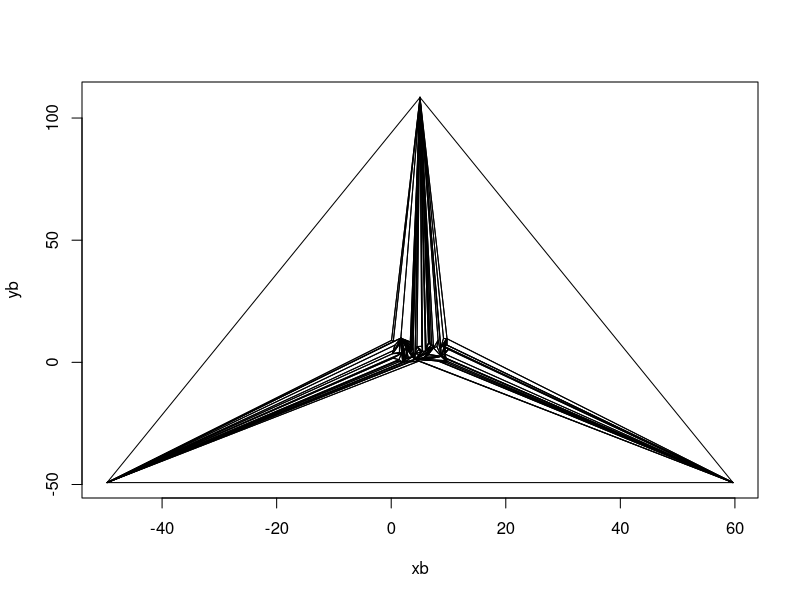

Generate this figure with R:
plot.new();
xb <-c(5.025319,-49.610065,59.660706,5.025319);
yb <-c(108.44088,-49.21628,-49.21628,108.44088);
plot (xb,yb,type="n");
x1782615885<- c(3.160615,2.6443815,3.3733172,3.160615);
y1782615885<- c(5.6182,6.679104,4.080916,5.6182);
lines(x1782615885,y1782615885);
x166524542<- c(3.160615,3.3733172,3.4682703,3.160615);
y166524542<- c(5.6182,4.080916,5.209947,5.6182);
lines(x166524542,y166524542);
x1608818171<- c(3.160615,3.4682703,2.6443815,3.160615);
y1608818171<- c(5.6182,5.209947,6.679104,5.6182);
lines(x1608818171,y1608818171);
x1727640950<- c(2.6443815,3.4682703,1.6839993,2.6443815);
y1727640950<- c(6.679104,5.209947,9.905153,6.679104);
lines(x1727640950,y1727640950);
x1917519071<- c(2.6443815,1.6839993,3.3733172,2.6443815);
y1917519071<- c(6.679104,9.905153,4.080916,6.679104);
lines(x1917519071,y1917519071);
x171798177<- c(3.3733172,1.6839993,4.148158,3.3733172);
y171798177<- c(4.080916,9.905153,1.2082952,4.080916);
lines(x171798177,y171798177);
x1690013754<- c(3.3733172,4.148158,3.4682703,3.3733172);
y1690013754<- c(4.080916,1.2082952,5.209947,4.080916);
lines(x1690013754,y1690013754);
x943019191<- c(3.8138347,3.4682703,4.148158,3.8138347);
y943019191<- c(5.071868,5.209947,1.2082952,5.071868);
lines(x943019191,y943019191);
x1464315793<- c(3.8138347,4.148158,5.025319,3.8138347);
y1464315793<- c(5.071868,1.2082952,108.44088,5.071868);
lines(x1464315793,y1464315793);
x1188593464<- c(3.6467743,3.8138347,5.025319,3.6467743);
y1188593464<- c(7.4348803,5.071868,108.44088,7.4348803);
lines(x1188593464,y1188593464);
x2069722333<- c(3.6467743,5.025319,3.4682703,3.6467743);
y2069722333<- c(7.4348803,108.44088,5.209947,7.4348803);
lines(x2069722333,y2069722333);
x970123633<- c(3.756429,3.6467743,3.4682703,3.756429);
y970123633<- c(5.747944,7.4348803,5.209947,5.747944);
lines(x970123633,y970123633);
x1133343976<- c(3.756429,3.4682703,3.8138347,3.756429);
y1133343976<- c(5.747944,5.209947,5.071868,5.747944);
lines(x1133343976,y1133343976);
x1078255658<- c(3.756429,3.8138347,3.6467743,3.756429);
y1078255658<- c(5.747944,5.071868,7.4348803,5.747944);
lines(x1078255658,y1078255658);
x466859766<- c(3.4634895,3.3229918,3.4682703,3.4634895);
y466859766<- c(9.745597,8.365402,5.209947,9.745597);
lines(x466859766,y466859766);
x651483190<- c(3.4634895,3.4682703,5.025319,3.4634895);
y651483190<- c(9.745597,5.209947,108.44088,9.745597);
lines(x651483190,y651483190);
x405142463<- c(3.4634895,5.025319,3.3229918,3.4634895);
y405142463<- c(9.745597,108.44088,8.365402,9.745597);
lines(x405142463,y405142463);
x1852554294<- c(3.3229918,5.025319,1.6839993,3.3229918);
y1852554294<- c(8.365402,108.44088,9.905153,8.365402);
lines(x1852554294,y1852554294);
x1316538705<- c(2.3715396,3.3229918,1.6839993,2.3715396);
y1316538705<- c(9.133831,8.365402,9.905153,9.133831);
lines(x1316538705,y1316538705);
x290189635<- c(2.518199,2.3715396,1.6839993,2.518199);
y290189635<- c(7.953578,9.133831,9.905153,7.953578);
lines(x290189635,y290189635);
x2043745569<- c(2.518199,1.6839993,3.4682703,2.518199);
y2043745569<- c(7.953578,9.905153,5.209947,7.953578);
lines(x2043745569,y2043745569);
x482490393<- c(2.952751,2.518199,3.4682703,2.952751);
y482490393<- c(7.039294,7.953578,5.209947,7.039294);
lines(x482490393,y482490393);
x1932896894<- c(2.952751,3.4682703,2.3715396,2.952751);
y1932896894<- c(7.039294,5.209947,9.133831,7.039294);
lines(x1932896894,y1932896894);
x1544015179<- c(2.952751,2.3715396,2.518199,2.952751);
y1544015179<- c(7.039294,9.133831,7.953578,7.039294);
lines(x1544015179,y1544015179);
x2048358349<- c(3.2497125,2.3715396,3.4682703,3.2497125);
y2048358349<- c(7.0992637,9.133831,5.209947,7.0992637);
lines(x2048358349,y2048358349);
x569357619<- c(3.2497125,3.4682703,3.3229918,3.2497125);
y569357619<- c(7.0992637,5.209947,8.365402,7.0992637);
lines(x569357619,y569357619);
x133543272<- c(2.8150475,3.2497125,3.3229918,2.8150475);
y133543272<- c(8.412654,7.0992637,8.365402,8.412654);
lines(x133543272,y133543272);
x20673414<- c(2.8150475,3.3229918,2.3715396,2.8150475);
y20673414<- c(8.412654,8.365402,9.133831,8.412654);
lines(x20673414,y20673414);
x454023652<- c(2.8150475,2.3715396,3.2497125,2.8150475);
y454023652<- c(8.412654,9.133831,7.0992637,8.412654);
lines(x454023652,y454023652);
x1304217811<- c(0.36108613,1.6839993,5.025319,0.36108613);
y1304217811<- c(8.522375,9.905153,108.44088,8.522375);
lines(x1304217811,y1304217811);
x1672193139<- c(0.058466196,0.36108613,5.025319,0.058466196);
y1672193139<- c(9.010395,8.522375,108.44088,9.010395);
lines(x1672193139,y1672193139);
x1743760319<- c(0.058466196,5.025319,-49.610065,0.058466196);
y1743760319<- c(9.010395,108.44088,-49.21628,9.010395);
lines(x1743760319,y1743760319);
x858294759<- c(0.058466196,-49.610065,0.36108613,0.058466196);
y858294759<- c(9.010395,-49.21628,8.522375,9.010395);
lines(x858294759,y858294759);
x1667299674<- c(0.36108613,-49.610065,1.6839993,0.36108613);
y1667299674<- c(8.522375,-49.21628,9.905153,8.522375);
lines(x1667299674,y1667299674);
x208916638<- c(2.1759205,2.0068984,2.345533,2.1759205);
y208916638<- c(0.38505077,0.035172105,0.14609993,0.38505077);
lines(x208916638,y208916638);
x1883753615<- c(2.1759205,2.345533,1.6839993,2.1759205);
y1883753615<- c(0.38505077,0.14609993,9.905153,0.38505077);
lines(x1883753615,y1883753615);
x201467565<- c(2.1320395,2.1759205,1.6839993,2.1320395);
y201467565<- c(0.803625,0.38505077,9.905153,0.803625);
lines(x201467565,y201467565);
x745510906<- c(1.7606646,1.8772095,2.1320395,1.7606646);
y745510906<- c(8.077294,5.1949587,0.803625,8.077294);
lines(x745510906,y745510906);
x1597877986<- c(1.7606646,2.1320395,1.6839993,1.7606646);
y1597877986<- c(8.077294,0.803625,9.905153,8.077294);
lines(x1597877986,y1597877986);
x385671465<- c(1.7606646,1.6839993,1.8772095,1.7606646);
y385671465<- c(8.077294,9.905153,5.1949587,8.077294);
lines(x385671465,y385671465);
x673166342<- c(1.8772095,1.6839993,2.0068984,1.8772095);
y673166342<- c(5.1949587,9.905153,0.035172105,5.1949587);
lines(x673166342,y673166342);
x1897040522<- c(1.8772095,2.0068984,2.1320395,1.8772095);
y1897040522<- c(5.1949587,0.035172105,0.803625,5.1949587);
lines(x1897040522,y1897040522);
x2031296358<- c(2.1320395,2.0068984,2.1759205,2.1320395);
y2031296358<- c(0.803625,0.035172105,0.38505077,0.803625);
lines(x2031296358,y2031296358);
x2108888710<- c(1.835013,2.0068984,1.6839993,1.835013);
y2108888710<- c(3.7177224,0.035172105,9.905153,3.7177224);
lines(x2108888710,y2108888710);
x2053692941<- c(1.4361811,0.24625361,1.835013,1.4361811);
y2053692941<- c(4.098081,3.5601835,3.7177224,4.098081);
lines(x2053692941,y2053692941);
x296583916<- c(1.4361811,1.835013,1.6839993,1.4361811);
y296583916<- c(4.098081,3.7177224,9.905153,4.098081);
lines(x296583916,y296583916);
x239174170<- c(1.4445043,1.4361811,1.6839993,1.4445043);
y239174170<- c(7.485688,4.098081,9.905153,7.485688);
lines(x239174170,y239174170);
x1843556283<- c(1.3236552,1.4445043,1.6839993,1.3236552);
y1843556283<- c(7.2739677,7.485688,9.905153,7.2739677);
lines(x1843556283,y1843556283);
x1493959972<- c(1.3236552,1.6839993,0.24625361,1.3236552);
y1493959972<- c(7.2739677,9.905153,3.5601835,7.2739677);
lines(x1493959972,y1493959972);
x1237315668<- c(1.3236552,0.24625361,1.4445043,1.3236552);
y1237315668<- c(7.2739677,3.5601835,7.485688,7.2739677);
lines(x1237315668,y1237315668);
x351975951<- c(1.4445043,0.24625361,1.4361811,1.4445043);
y351975951<- c(7.485688,3.5601835,4.098081,7.485688);
lines(x351975951,y351975951);
x927867281<- c(0.66197574,0.24625361,1.6839993,0.66197574);
y927867281<- c(7.05846,3.5601835,9.905153,7.05846);
lines(x927867281,y927867281);
x222419107<- c(0.66197574,1.6839993,-49.610065,0.66197574);
y222419107<- c(7.05846,9.905153,-49.21628,7.05846);
lines(x222419107,y222419107);
x264556898<- c(0.35153925,0.66197574,-49.610065,0.35153925);
y264556898<- c(4.798281,7.05846,-49.21628,4.798281);
lines(x264556898,y264556898);
x800835553<- c(0.35153925,-49.610065,0.24625361,0.35153925);
y800835553<- c(4.798281,-49.21628,3.5601835,4.798281);
lines(x800835553,y800835553);
x10547146<- c(0.35153925,0.24625361,0.66197574,0.35153925);
y10547146<- c(4.798281,3.5601835,7.05846,4.798281);
lines(x10547146,y10547146);
x481871120<- c(0.24625361,-49.610065,1.835013,0.24625361);
y481871120<- c(3.5601835,-49.21628,3.7177224,3.5601835);
lines(x481871120,y481871120);
x1430630738<- c(0.32706976,1.3454342,1.835013,0.32706976);
y1430630738<- c(1.6871548,1.1270589,3.7177224,1.6871548);
lines(x1430630738,y1430630738);
x1419903705<- c(0.32706976,1.835013,-49.610065,0.32706976);
y1419903705<- c(1.6871548,3.7177224,-49.21628,1.6871548);
lines(x1419903705,y1419903705);
x1318509327<- c(0.32706976,-49.610065,1.3454342,0.32706976);
y1318509327<- c(1.6871548,-49.21628,1.1270589,1.6871548);
lines(x1318509327,y1318509327);
x621873368<- c(1.0217273,1.3454342,-49.610065,1.0217273);
y621873368<- c(0.5504775,1.1270589,-49.21628,0.5504775);
lines(x621873368,y621873368);
x1651799682<- c(1.3691354,1.0217273,-49.610065,1.3691354);
y1651799682<- c(0.25194108,0.5504775,-49.21628,0.25194108);
lines(x1651799682,y1651799682);
x884484911<- c(1.3691354,-49.610065,2.0068984,1.3691354);
y884484911<- c(0.25194108,-49.21628,0.035172105,0.25194108);
lines(x884484911,y884484911);
x413361580<- c(1.3691354,2.0068984,1.0217273,1.3691354);
y413361580<- c(0.25194108,0.035172105,0.5504775,0.25194108);
lines(x413361580,y413361580);
x1623936170<- c(1.0217273,2.0068984,1.3454342,1.0217273);
y1623936170<- c(0.5504775,0.035172105,1.1270589,0.5504775);
lines(x1623936170,y1623936170);
x1045638407<- c(1.3454342,2.0068984,1.835013,1.3454342);
y1045638407<- c(1.1270589,0.035172105,3.7177224,1.1270589);
lines(x1045638407,y1045638407);
x880562482<- c(2.0068984,-49.610065,2.345533,2.0068984);
y880562482<- c(0.035172105,-49.21628,0.14609993,0.035172105);
lines(x880562482,y880562482);
x378431194<- c(2.345533,-49.610065,4.148158,2.345533);
y378431194<- c(0.14609993,-49.21628,1.2082952,0.14609993);
lines(x378431194,y378431194);
x140293272<- c(3.6652672,2.345533,4.148158,3.6652672);
y140293272<- c(2.2435732,0.14609993,1.2082952,2.2435732);
lines(x140293272,y140293272);
x1087774474<- c(3.542242,3.6652672,4.148158,3.542242);
y1087774474<- c(3.3397646,2.2435732,1.2082952,3.3397646);
lines(x1087774474,y1087774474);
x2005506805<- c(3.542242,4.148158,1.6839993,3.542242);
y2005506805<- c(3.3397646,1.2082952,9.905153,3.3397646);
lines(x2005506805,y2005506805);
x1026103432<- c(3.542242,1.6839993,3.6652672,3.542242);
y1026103432<- c(3.3397646,9.905153,2.2435732,3.3397646);
lines(x1026103432,y1026103432);
x2076833707<- c(2.7889996,2.9555564,2.661076,2.7889996);
y2076833707<- c(3.4564447,2.0703812,5.688595,3.4564447);
lines(x2076833707,y2076833707);
x614258073<- c(2.7889996,2.661076,2.5257092,2.7889996);
y614258073<- c(3.4564447,5.688595,1.3549423,3.4564447);
lines(x614258073,y614258073);
x560431824<- c(2.7889996,2.5257092,2.9555564,2.7889996);
y560431824<- c(3.4564447,1.3549423,2.0703812,3.4564447);
lines(x560431824,y560431824);
x582654424<- c(2.9555564,2.5257092,3.6652672,2.9555564);
y582654424<- c(2.0703812,1.3549423,2.2435732,2.0703812);
lines(x582654424,y582654424);
x581210664<- c(2.9555564,3.6652672,2.661076,2.9555564);
y581210664<- c(2.0703812,2.2435732,5.688595,2.0703812);
lines(x581210664,y581210664);
x923667640<- c(2.661076,3.6652672,1.6839993,2.661076);
y923667640<- c(5.688595,2.2435732,9.905153,5.688595);
lines(x923667640,y923667640);
x1940228790<- c(2.2624784,1.7523354,2.2279234,2.2624784);
y1940228790<- c(5.4043655,9.606427,4.4670196,5.4043655);
lines(x1940228790,y1940228790);
x1349958949<- c(2.2624784,2.2279234,2.661076,2.2624784);
y1349958949<- c(5.4043655,4.4670196,5.688595,5.4043655);
lines(x1349958949,y1349958949);
x1603008679<- c(2.2624784,2.661076,1.7523354,2.2624784);
y1603008679<- c(5.4043655,5.688595,9.606427,5.4043655);
lines(x1603008679,y1603008679);
x1577269796<- c(1.7523354,2.661076,1.6839993,1.7523354);
y1577269796<- c(9.606427,5.688595,9.905153,9.606427);
lines(x1577269796,y1577269796);
x518013468<- c(1.7523354,1.6839993,2.2279234,1.7523354);
y518013468<- c(9.606427,9.905153,4.4670196,9.606427);
lines(x518013468,y518013468);
x1874890810<- c(2.2279234,1.6839993,2.5257092,2.2279234);
y1874890810<- c(4.4670196,9.905153,1.3549423,4.4670196);
lines(x1874890810,y1874890810);
x418819999<- c(2.2279234,2.5257092,2.661076,2.2279234);
y418819999<- c(4.4670196,1.3549423,5.688595,4.4670196);
lines(x418819999,y418819999);
x1421073594<- c(2.0750368,2.5257092,1.6839993,2.0750368);
y1421073594<- c(4.7335253,1.3549423,9.905153,4.7335253);
lines(x1421073594,y1421073594);
x1418093466<- c(2.0750368,1.6839993,2.345533,2.0750368);
y1418093466<- c(4.7335253,9.905153,0.14609993,4.7335253);
lines(x1418093466,y1418093466);
x103491324<- c(2.0750368,2.345533,2.5257092,2.0750368);
y103491324<- c(4.7335253,0.14609993,1.3549423,4.7335253);
lines(x103491324,y103491324);
x2075541740<- c(2.5257092,2.345533,3.6652672,2.5257092);
y2075541740<- c(1.3549423,0.14609993,2.2435732,1.3549423);
lines(x2075541740,y2075541740);
x1830766161<- c(3.3097105,4.815436,4.148158,3.3097105);
y1830766161<- c(0.18206239,0.4956287,1.2082952,0.18206239);
lines(x1830766161,y1830766161);
x1301224045<- c(3.3097105,4.148158,-49.610065,3.3097105);
y1301224045<- c(0.18206239,1.2082952,-49.21628,0.18206239);
lines(x1301224045,y1301224045);
x1420444941<- c(3.3097105,-49.610065,4.815436,3.3097105);
y1420444941<- c(0.18206239,-49.21628,0.4956287,0.18206239);
lines(x1420444941,y1420444941);
x290738345<- c(4.815436,-49.610065,59.660706,4.815436);
y290738345<- c(0.4956287,-49.21628,-49.21628,0.4956287);
lines(x290738345,y290738345);
x1555032523<- c(4.815436,59.660706,4.148158,4.815436);
y1555032523<- c(0.4956287,-49.21628,1.2082952,0.4956287);
lines(x1555032523,y1555032523);
x970544578<- c(9.597727,9.4511595,4.7907743,9.597727);
y970544578<- c(0.37622035,0.723685,1.2445879,0.37622035);
lines(x970544578,y970544578);
x1494776947<- c(9.597727,4.7907743,9.857284,9.597727);
y1494776947<- c(0.37622035,1.2445879,0.32649457,0.37622035);
lines(x1494776947,y1494776947);
x1714150823<- c(9.597727,9.857284,9.4511595,9.597727);
y1714150823<- c(0.37622035,0.32649457,0.723685,0.37622035);
lines(x1714150823,y1714150823);
x2002712240<- c(9.4511595,9.857284,8.738472,9.4511595);
y2002712240<- c(0.723685,0.32649457,2.4518304,0.723685);
lines(x2002712240,y2002712240);
x935079072<- c(6.122055,9.4511595,8.738472,6.122055);
y935079072<- c(1.1037982,0.723685,2.4518304,1.1037982);
lines(x935079072,y935079072);
x697877131<- c(6.1364784,6.122055,8.738472,6.1364784);
y697877131<- c(1.497581,1.1037982,2.4518304,1.497581);
lines(x697877131,y697877131);
x390495517<- c(6.1364784,8.738472,4.7907743,6.1364784);
y390495517<- c(1.497581,2.4518304,1.2445879,1.497581);
lines(x390495517,y390495517);
x145376121<- c(6.1364784,4.7907743,6.122055,6.1364784);
y145376121<- c(1.497581,1.2445879,1.1037982,1.497581);
lines(x145376121,y145376121);
x2119158613<- c(6.122055,4.7907743,9.4511595,6.122055);
y2119158613<- c(1.1037982,1.2445879,0.723685,1.1037982);
lines(x2119158613,y2119158613);
x917177862<- c(4.7907743,8.738472,4.148158,4.7907743);
y917177862<- c(1.2445879,2.4518304,1.2082952,1.2445879);
lines(x917177862,y917177862);
x119076628<- c(4.7907743,4.148158,9.857284,4.7907743);
y119076628<- c(1.2445879,1.2082952,0.32649457,1.2445879);
lines(x119076628,y119076628);
x372452601<- c(8.120027,9.857284,4.148158,8.120027);
y372452601<- c(0.5913323,0.32649457,1.2082952,0.5913323);
lines(x372452601,y372452601);
x1714296673<- c(8.120027,4.148158,59.660706,8.120027);
y1714296673<- c(0.5913323,1.2082952,-49.21628,0.5913323);
lines(x1714296673,y1714296673);
x1173838892<- c(8.832172,9.534422,8.120027,8.832172);
y1173838892<- c(0.051580667,0.02661705,0.5913323,0.051580667);
lines(x1173838892,y1173838892);
x1291425337<- c(8.832172,8.120027,59.660706,8.832172);
y1291425337<- c(0.051580667,0.5913323,-49.21628,0.051580667);
lines(x1291425337,y1291425337);
x477673215<- c(8.832172,59.660706,9.534422,8.832172);
y477673215<- c(0.051580667,-49.21628,0.02661705,0.051580667);
lines(x477673215,y477673215);
x1614253663<- c(9.534422,59.660706,9.857284,9.534422);
y1614253663<- c(0.02661705,-49.21628,0.32649457,0.02661705);
lines(x1614253663,y1614253663);
x1124949518<- c(9.534422,9.857284,8.120027,9.534422);
y1124949518<- c(0.02661705,0.32649457,0.5913323,0.02661705);
lines(x1124949518,y1124949518);
x316893531<- c(9.286373,9.857284,59.660706,9.286373);
y316893531<- c(1.7212939,0.32649457,-49.21628,1.7212939);
lines(x316893531,y316893531);
x1275666861<- c(9.286373,59.660706,8.738472,9.286373);
y1275666861<- c(1.7212939,-49.21628,2.4518304,1.7212939);
lines(x1275666861,y1275666861);
x1440706804<- c(9.286373,8.738472,9.857284,9.286373);
y1440706804<- c(1.7212939,2.4518304,0.32649457,1.7212939);
lines(x1440706804,y1440706804);
x1620332185<- c(9.309748,9.745382,8.738472,9.309748);
y1620332185<- c(6.4887342,9.655601,2.4518304,6.4887342);
lines(x1620332185,y1620332185);
x206050518<- c(8.971436,9.345869,9.309748,8.971436);
y206050518<- c(3.303734,3.4196925,6.4887342,3.303734);
lines(x206050518,y206050518);
x217836492<- c(8.971436,9.309748,8.738472,8.971436);
y217836492<- c(3.303734,6.4887342,2.4518304,3.303734);
lines(x217836492,y217836492);
x157187744<- c(8.971436,8.738472,9.345869,8.971436);
y157187744<- c(3.303734,2.4518304,3.4196925,3.303734);
lines(x157187744,y157187744);
x1643709888<- c(9.258021,9.61587,9.345869,9.258021);
y1643709888<- c(2.2232752,1.6574562,3.4196925,2.2232752);
lines(x1643709888,y1643709888);
x1068646429<- c(9.258021,9.345869,8.738472,9.258021);
y1068646429<- c(2.2232752,3.4196925,2.4518304,2.2232752);
lines(x1068646429,y1068646429);
x1844563489<- c(9.258021,8.738472,9.61587,9.258021);
y1844563489<- c(2.2232752,2.4518304,1.6574562,2.2232752);
lines(x1844563489,y1844563489);
x1432728242<- c(9.61587,8.738472,59.660706,9.61587);
y1432728242<- c(1.6574562,2.4518304,-49.21628,1.6574562);
lines(x1432728242,y1432728242);
x1492065519<- c(9.61587,59.660706,9.345869,9.61587);
y1492065519<- c(1.6574562,-49.21628,3.4196925,1.6574562);
lines(x1492065519,y1492065519);
x1050255042<- c(9.992172,9.345869,59.660706,9.992172);
y1050255042<- c(5.262677,3.4196925,-49.21628,5.262677);
lines(x1050255042,y1050255042);
x459142865<- c(9.992172,59.660706,9.309748,9.992172);
y459142865<- c(5.262677,-49.21628,6.4887342,5.262677);
lines(x459142865,y459142865);
x1251251094<- c(9.46078,9.407344,9.992172,9.46078);
y1251251094<- c(6.205485,4.3014364,5.262677,6.205485);
lines(x1251251094,y1251251094);
x1245153235<- c(9.46078,9.992172,9.309748,9.46078);
y1245153235<- c(6.205485,5.262677,6.4887342,6.205485);
lines(x1245153235,y1245153235);
x448083661<- c(9.46078,9.309748,9.407344,9.46078);
y448083661<- c(6.205485,6.4887342,4.3014364,6.205485);
lines(x448083661,y448083661);
x1475394808<- c(9.407344,9.309748,9.345869,9.407344);
y1475394808<- c(4.3014364,6.4887342,3.4196925,4.3014364);
lines(x1475394808,y1475394808);
x91732923<- c(9.407344,9.345869,9.992172,9.407344);
y91732923<- c(4.3014364,3.4196925,5.262677,4.3014364);
lines(x91732923,y91732923);
x1819254389<- c(9.6036415,9.309748,59.660706,9.6036415);
y1819254389<- c(7.1511297,6.4887342,-49.21628,7.1511297);
lines(x1819254389,y1819254389);
x505171439<- c(9.757432,9.6036415,59.660706,9.757432);
y505171439<- c(7.0653477,7.1511297,-49.21628,7.0653477);
lines(x505171439,y505171439);
x1904661847<- c(9.757432,59.660706,9.745382,9.757432);
y1904661847<- c(7.0653477,-49.21628,9.655601,7.0653477);
lines(x1904661847,y1904661847);
x1771338437<- c(9.757432,9.745382,9.6036415,9.757432);
y1771338437<- c(7.0653477,9.655601,7.1511297,7.0653477);
lines(x1771338437,y1771338437);
x341661221<- c(9.6036415,9.745382,9.309748,9.6036415);
y341661221<- c(7.1511297,9.655601,6.4887342,7.1511297);
lines(x341661221,y341661221);
x1248713788<- c(9.745382,59.660706,5.025319,9.745382);
y1248713788<- c(9.655601,-49.21628,108.44088,9.655601);
lines(x1248713788,y1248713788);
x1863303646<- c(9.622626,9.126251,8.660317,9.622626);
y1863303646<- c(9.588483,9.8186865,6.095407,9.588483);
lines(x1863303646,y1863303646);
x69488750<- c(9.622626,8.660317,9.745382,9.622626);
y69488750<- c(9.588483,6.095407,9.655601,9.588483);
lines(x69488750,y69488750);
x689431866<- c(9.622626,9.745382,9.126251,9.622626);
y689431866<- c(9.588483,9.655601,9.8186865,9.588483);
lines(x689431866,y689431866);
x656272429<- c(9.126251,9.745382,5.025319,9.126251);
y656272429<- c(9.8186865,9.655601,108.44088,9.8186865);
lines(x656272429,y656272429);
x116033176<- c(9.126251,5.025319,8.660317,9.126251);
y116033176<- c(9.8186865,108.44088,6.095407,9.8186865);
lines(x116033176,y116033176);
x1523945121<- c(8.660317,5.025319,8.738472,8.660317);
y1523945121<- c(6.095407,108.44088,2.4518304,6.095407);
lines(x1523945121,y1523945121);
x227930312<- c(9.282214,8.660317,8.738472,9.282214);
y227930312<- c(6.8769903,6.095407,2.4518304,6.8769903);
lines(x227930312,y227930312);
x1786739110<- c(9.282214,8.738472,9.745382,9.282214);
y1786739110<- c(6.8769903,2.4518304,9.655601,6.8769903);
lines(x1786739110,y1786739110);
x1983524873<- c(9.425121,9.282214,9.745382,9.425121);
y1983524873<- c(8.007821,6.8769903,9.655601,8.007821);
lines(x1983524873,y1983524873);
x132460287<- c(9.425121,9.745382,8.660317,9.425121);
y132460287<- c(8.007821,9.655601,6.095407,8.007821);
lines(x132460287,y132460287);
x2064872965<- c(9.425121,8.660317,9.282214,9.425121);
y2064872965<- c(8.007821,6.095407,6.8769903,8.007821);
lines(x2064872965,y2064872965);
x2119063920<- c(7.9749393,8.18535,7.389741,7.9749393);
y2119063920<- c(6.4911036,9.083229,5.8858232,6.4911036);
lines(x2119063920,y2119063920);
x1428391296<- c(7.9749393,7.389741,8.738472,7.9749393);
y1428391296<- c(6.4911036,5.8858232,2.4518304,6.4911036);
lines(x1428391296,y1428391296);
x1071352162<- c(7.9749393,8.738472,8.18535,7.9749393);
y1071352162<- c(6.4911036,2.4518304,9.083229,6.4911036);
lines(x1071352162,y1071352162);
x568817140<- c(8.18535,8.738472,5.025319,8.18535);
y568817140<- c(9.083229,2.4518304,108.44088,9.083229);
lines(x568817140,y568817140);
x1789855831<- c(8.18535,5.025319,7.389741,8.18535);
y1789855831<- c(9.083229,108.44088,5.8858232,9.083229);
lines(x1789855831,y1789855831);
x1997201389<- c(6.6608644,7.077326,5.9612823,6.6608644);
y1997201389<- c(6.1791697,7.189748,4.5637555,6.1791697);
lines(x1997201389,y1997201389);
x959250604<- c(6.494911,6.6608644,5.9612823,6.494911);
y959250604<- c(5.49615,6.1791697,4.5637555,5.49615);
lines(x959250604,y959250604);
x1622342421<- c(6.494911,5.9612823,7.389741,6.494911);
y1622342421<- c(5.49615,4.5637555,5.8858232,5.49615);
lines(x1622342421,y1622342421);
x1351984731<- c(6.494911,7.389741,6.6608644,6.494911);
y1351984731<- c(5.49615,5.8858232,6.1791697,5.49615);
lines(x1351984731,y1351984731);
x1974183031<- c(7.238367,6.6608644,7.389741,7.238367);
y1974183031<- c(6.069993,6.1791697,5.8858232,6.069993);
lines(x1974183031,y1974183031);
x602226126<- c(7.238367,7.389741,7.077326,7.238367);
y602226126<- c(6.069993,5.8858232,7.189748,6.069993);
lines(x602226126,y602226126);
x925590076<- c(7.238367,7.077326,6.6608644,7.238367);
y925590076<- c(6.069993,7.189748,6.1791697,6.069993);
lines(x925590076,y925590076);
x1845519355<- c(7.077326,7.389741,5.025319,7.077326);
y1845519355<- c(7.189748,5.8858232,108.44088,7.189748);
lines(x1845519355,y1845519355);
x1037829987<- c(6.5038834,6.0722847,7.077326,6.5038834);
y1037829987<- c(7.801979,5.1002455,7.189748,7.801979);
lines(x1037829987,y1037829987);
x199383121<- c(6.8026066,6.5038834,7.077326,6.8026066);
y199383121<- c(7.5376396,7.801979,7.189748,7.5376396);
lines(x199383121,y199383121);
x1404501507<- c(6.8026066,7.077326,5.025319,6.8026066);
y1404501507<- c(7.5376396,7.189748,108.44088,7.5376396);
lines(x1404501507,y1404501507);
x1647102909<- c(6.6709146,6.8026066,5.025319,6.6709146);
y1647102909<- c(8.786461,7.5376396,108.44088,8.786461);
lines(x1647102909,y1647102909);
x135758711<- c(6.6709146,5.025319,6.5038834,6.6709146);
y135758711<- c(8.786461,108.44088,7.801979,8.786461);
lines(x135758711,y135758711);
x1488026467<- c(6.6709146,6.5038834,6.8026066,6.6709146);
y1488026467<- c(8.786461,7.801979,7.5376396,8.786461);
lines(x1488026467,y1488026467);
x17133139<- c(6.0654125,6.5038834,5.025319,6.0654125);
y17133139<- c(6.150329,7.801979,108.44088,6.150329);
lines(x17133139,y17133139);
x829595928<- c(6.0654125,5.025319,6.0722847,6.0654125);
y829595928<- c(6.150329,108.44088,5.1002455,6.150329);
lines(x829595928,y829595928);
x1270221546<- c(6.388546,6.0654125,6.0722847,6.388546);
y1270221546<- c(7.3283243,6.150329,5.1002455,7.3283243);
lines(x1270221546,y1270221546);
x65289398<- c(6.388546,6.0722847,6.5038834,6.388546);
y65289398<- c(7.3283243,5.1002455,7.801979,7.3283243);
lines(x65289398,y65289398);
x330909112<- c(6.388546,6.5038834,6.0654125,6.388546);
y330909112<- c(7.3283243,7.801979,6.150329,7.3283243);
lines(x330909112,y330909112);
x16700311<- c(6.0722847,5.025319,5.9612823,6.0722847);
y16700311<- c(5.1002455,108.44088,4.5637555,5.1002455);
lines(x16700311,y16700311);
x1479988986<- c(6.0722847,5.9612823,7.077326,6.0722847);
y1479988986<- c(5.1002455,4.5637555,7.189748,5.1002455);
lines(x1479988986,y1479988986);
x1653392645<- c(5.4741383,5.9612823,5.025319,5.4741383);
y1653392645<- c(4.546165,4.5637555,108.44088,4.546165);
lines(x1653392645,y1653392645);
x1154371981<- c(4.8015347,4.497667,4.1710324,4.8015347);
y1154371981<- c(5.229248,6.4485264,3.517102,5.229248);
lines(x1154371981,y1154371981);
x2142320865<- c(5.21965,4.8015347,4.1710324,5.21965);
y2142320865<- c(4.3694334,5.229248,3.517102,4.3694334);
lines(x2142320865,y2142320865);
x578658344<- c(5.21965,4.1710324,5.4741383,5.21965);
y578658344<- c(4.3694334,3.517102,4.546165,4.3694334);
lines(x578658344,y578658344);
x952965648<- c(5.21965,5.4741383,4.8015347,5.21965);
y952965648<- c(4.3694334,4.546165,5.229248,4.3694334);
lines(x952965648,y952965648);
x1601134484<- c(4.8015347,5.4741383,4.497667,4.8015347);
y1601134484<- c(5.229248,4.546165,6.4485264,5.229248);
lines(x1601134484,y1601134484);
x1769940041<- c(5.3390713,4.497667,5.4741383,5.3390713);
y1769940041<- c(6.5827413,6.4485264,4.546165,6.5827413);
lines(x1769940041,y1769940041);
x1723883571<- c(5.3390713,5.4741383,5.025319,5.3390713);
y1723883571<- c(6.5827413,4.546165,108.44088,6.5827413);
lines(x1723883571,y1723883571);
x1999293147<- c(5.3390713,5.025319,4.497667,5.3390713);
y1999293147<- c(6.5827413,108.44088,6.4485264,6.5827413);
lines(x1999293147,y1999293147);
x609066966<- c(4.497667,5.025319,4.1710324,4.497667);
y609066966<- c(6.4485264,108.44088,3.517102,6.4485264);
lines(x609066966,y609066966);
x2023339215<- c(4.1710324,5.025319,4.148158,4.1710324);
y2023339215<- c(3.517102,108.44088,1.2082952,3.517102);
lines(x2023339215,y2023339215);
x1171730264<- c(4.854674,4.1710324,4.148158,4.854674);
y1171730264<- c(3.2437057,3.517102,1.2082952,3.2437057);
lines(x1171730264,y1171730264);
x2081609238<- c(4.854674,4.148158,5.4741383,4.854674);
y2081609238<- c(3.2437057,1.2082952,4.546165,3.2437057);
lines(x2081609238,y2081609238);
x13714256<- c(4.854674,5.4741383,4.1710324,4.854674);
y13714256<- c(3.2437057,4.546165,3.517102,3.2437057);
lines(x13714256,y13714256);
x1254725658<- c(5.4741383,4.148158,5.9612823,5.4741383);
y1254725658<- c(4.546165,1.2082952,4.5637555,4.546165);
lines(x1254725658,y1254725658);
x111978324<- c(5.9612823,4.148158,7.389741,5.9612823);
y111978324<- c(4.5637555,1.2082952,5.8858232,4.5637555);
lines(x111978324,y111978324);
x1680488435<- c(6.4845963,5.783095,7.389741,6.4845963);
y1680488435<- c(3.9413655,2.0996575,5.8858232,3.9413655);
lines(x1680488435,y1680488435);
x198173515<- c(6.7657843,6.4845963,7.389741,6.7657843);
y198173515<- c(4.8707604,3.9413655,5.8858232,4.8707604);
lines(x198173515,y198173515);
x806264914<- c(6.7657843,7.389741,4.148158,6.7657843);
y806264914<- c(4.8707604,5.8858232,1.2082952,4.8707604);
lines(x806264914,y806264914);
x1224746374<- c(6.7657843,4.148158,6.4845963,6.7657843);
y1224746374<- c(4.8707604,1.2082952,3.9413655,4.8707604);
lines(x1224746374,y1224746374);
x160998288<- c(6.4845963,4.148158,5.783095,6.4845963);
y160998288<- c(3.9413655,1.2082952,2.0996575,3.9413655);
lines(x160998288,y160998288);
x2350586<- c(5.783095,4.148158,8.738472,5.783095);
y2350586<- c(2.0996575,1.2082952,2.4518304,2.0996575);
lines(x2350586,y2350586);
x1861073813<- c(6.593398,6.5114937,5.783095,6.593398);
y1861073813<- c(3.0829465,3.2817297,2.0996575,3.0829465);
lines(x1861073813,y1861073813);
x1130952697<- c(6.593398,5.783095,8.738472,6.593398);
y1130952697<- c(3.0829465,2.0996575,2.4518304,3.0829465);
lines(x1130952697,y1130952697);
x728719806<- c(6.593398,8.738472,6.5114937,6.593398);
y728719806<- c(3.0829465,2.4518304,3.2817297,3.0829465);
lines(x728719806,y728719806);
x1640606098<- c(6.5114937,8.738472,7.389741,6.5114937);
y1640606098<- c(3.2817297,2.4518304,5.8858232,3.2817297);
lines(x1640606098,y1640606098);
x1734207704<- c(6.5114937,7.389741,5.783095,6.5114937);
y1734207704<- c(3.2817297,5.8858232,2.0996575,3.2817297);
lines(x1734207704,y1734207704);
